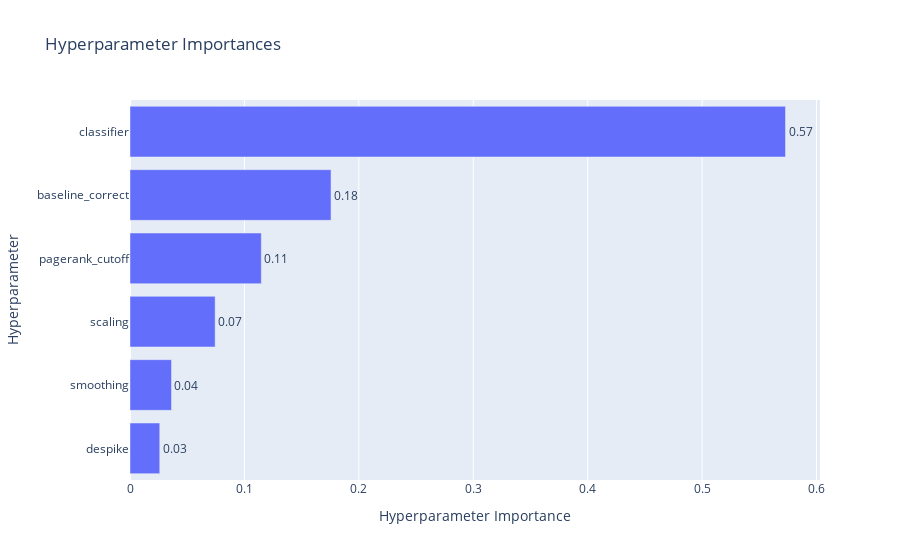

Notebook cell for this chart:
### Code cell
optuna.visualization.plot_param_importances(study)

### Figure 1 — Plotly figure (JSON) as saved in the notebook; plotly's stock layout.template omitted (floating-point values rounded to 4 significant figures)
{"data": [{"cliponaxis": false, "hovertemplate": ["despike (CategoricalDistribution): 0.026006314988644384<extra></extra>", "smoothing (CategoricalDistribution): 0.03625781996280296<extra></extra>", "scaling (CategoricalDistribution): 0.07440248284998703<extra></extra>", "pagerank_cutoff (FloatDistribution): 0.11475380263408182<extra></extra>", "baseline_correct (CategoricalDistribution): 0.1757008253526721<extra></extra>", "classifier (CategoricalDistribution): 0.5728787542118116<extra></extra>"], "name": "Objective Value", "orientation": "h", "text": ["0.03", "0.04", "0.07", "0.11", "0.18", "0.57"], "textposition": "outside", "type": "bar", "x": [0.02601, 0.03626, 0.0744, 0.1148, 0.1757, 0.5729], "y": ["despike", "smoothing", "scaling", "pagerank_cutoff", "baseline_correct", "classifier"]}], "layout": {"title": {"text": "Hyperparameter Importances"}, "xaxis": {"title": {"text": "Hyperparameter Importance"}}, "yaxis": {"title": {"text": "Hyperparameter"}}}}
